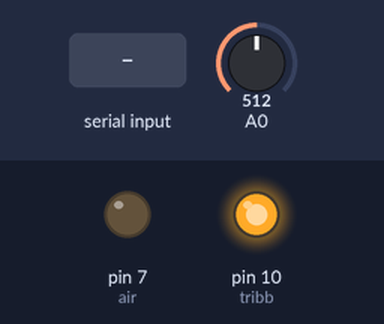
The sketch below on a simulated Arduino Uno, built with avr-gcc and run on an emulated ATmega328P. Parts: output pins drawn as LEDs (lit = HIGH). The test bench sets the inputs (shaded band); at power-on: A0 = 512. What the sketch prints to the serial monitor is not drawn.

Above: at 1.2 s.
1.3 s: "1" received over Serial
At 1.5 s:
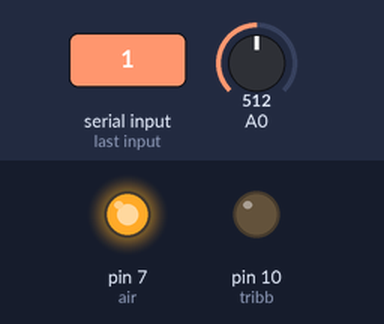
Timing chart, 0 to 4.3 s (numbered marks = the images above; inputs shaded):
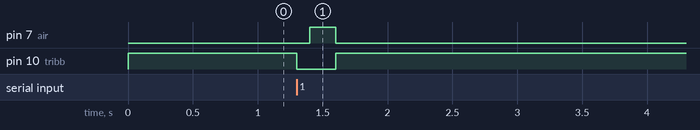

Measured:
- after the input at 1.3 s, pin 7 (air): LOW → HIGH after 0.10 s, → LOW 0.20 s later; pin 10 (tribb): HIGH → LOW at once, → HIGH 0.30 s later

The sketch:

sketch_nov17a.ino
```cpp
//int sensor1 = analogRead(A0);
//int sensor2 = analogRead(A1);
//int sensor3 = analogRead(A2);
//int sensor4 = analogRead(A3);
//int must = 165; //kalibreerida vaja //kalibreerida vaja
//int milline;
int sensorIR = analogRead(A0);
int tyhjus = 800; //kalibreerida vaja
const int air = 7;
const int tribb = 10;
int bangbang;

void setup() {
  Serial.begin(9600);
  pinMode(air, OUTPUT);
  pinMode(tribb, OUTPUT);
  digitalWrite(tribb, HIGH);
}

void loop() {
  //sensor1 = analogRead(A0);
  //sensor2 = analogRead(A1);
  //sensor3 = analogRead(A2);
  //sensor4 = analogRead(A3);
  sensorIR = analogRead(A0);

if (sensorIR>tyhjus) {
  Serial.println(69);
}
else {
  Serial.println(96);
}

bangbang = Serial.read();

if (bangbang == 49) {
  digitalWrite(tribb, LOW);
  delay(100);
  digitalWrite(air, HIGH);
  delay(200); //Kalibreerida vaja
  digitalWrite(air, LOW);
  digitalWrite(tribb, HIGH);
}

}
```
